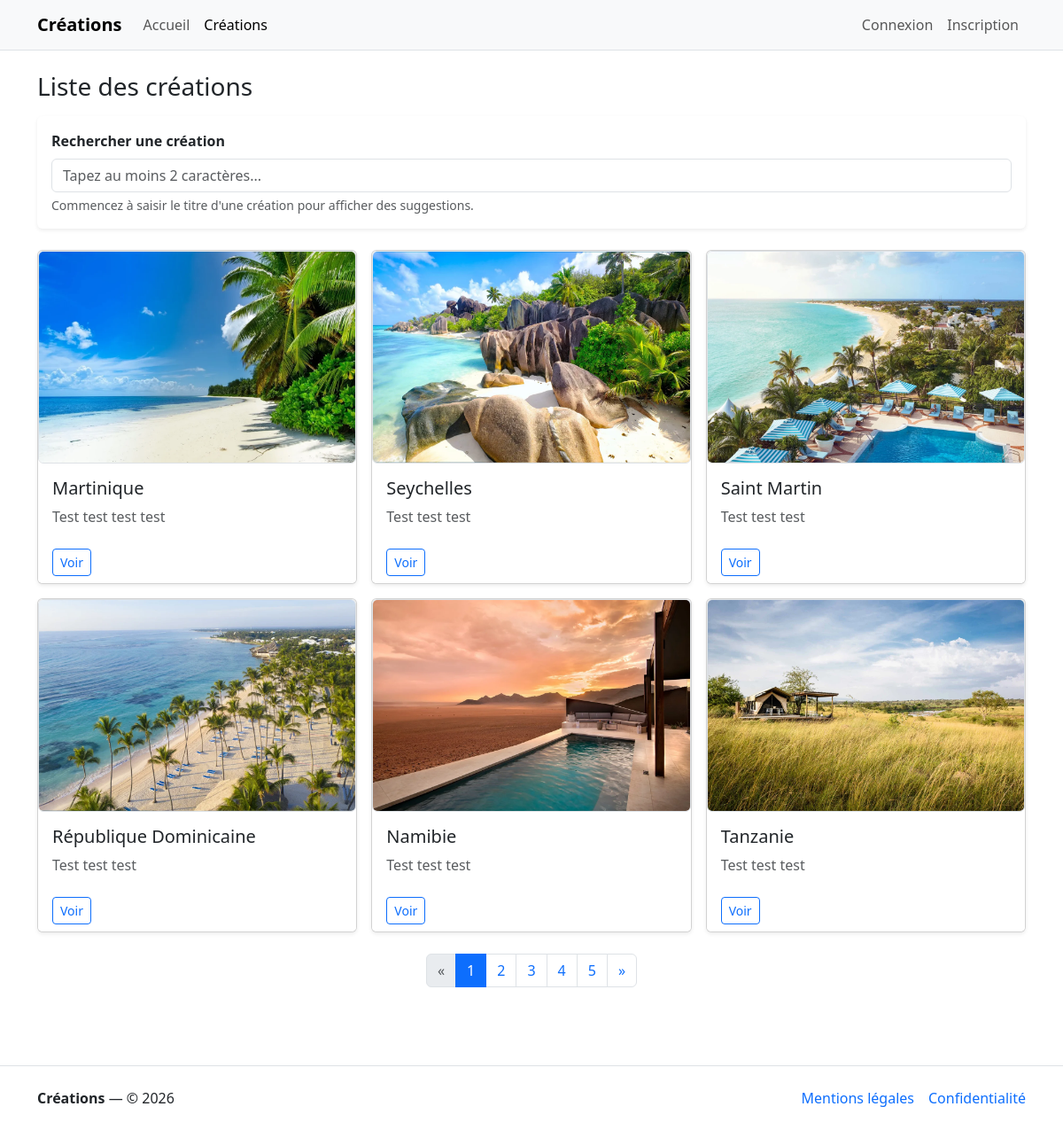
The page /creations on the database its author committed.
### tables this page shows
CREATE TABLE IF NOT EXISTS `creation` (
  `id_creation` int NOT NULL AUTO_INCREMENT,
  `title` varchar(100) NOT NULL,
  `description` text NOT NULL,
  `created_at` datetime NOT NULL,
  `picture` varchar(255) DEFAULT NULL,
  PRIMARY KEY (`id_creation`)
);

### src/Controllers/Controller.php (called while the page is built, shortened)
<?php
abstract class Controller
{
    protected ?AuthService $auth = null;
    private function auth(): AuthService
    {
        if ($this->auth === null) {
            $this->auth = new AuthService();
        }
        return $this->auth;
    }
    protected function render(string $view, array $params = [], string $layout = 'layout/base'): void
    {
        extract($params, EXTR_OVERWRITE);
        require VIEW_PATH . "/{$view}.php";
        $content = ob_get_clean();
        require VIEW_PATH . "/{$layout}.php";
    }
    protected function getUser(): ?array
    {
        return $this->auth()->user();
    }
}

### src/Controllers/CreationController.php (called while the page is built, shortened)
<?php
final class CreationController extends Controller
{
    private CreationModel $model;
    public function __construct()
    {
        $this->model = new CreationModel();
    }
    public function index(): void
    {
        $page = max(1, (int) ($_GET['page'] ?? 1));
        $limit = 6;
        $offset = ($page - 1) * $limit;
        $creations = $this->model->findPaginated($limit, $offset);
        $total = $this->model->countAll();
        $pages = (int) ceil($total / $limit);
        $this->render('creation/index', [
            'pageTitle' => 'Créations',
            'creations' => $creations,
            'page' => $page,
            'pages' => $pages,
            'isAdmin' => $this->isGranted('ROLE_ADMIN'),
        ]);
    }
}

### public/index.php (called while the page is built, shortened)
<?php
$router = new Router(require dirname(__DIR__) . '/config/routes.php');
$router->dispatch($_SERVER['REQUEST_METHOD'], $_SERVER['REQUEST_URI']);

### src/Core/DB.php (called while the page is built, shortened)
<?php
final class DB
{
    protected static ?PDO $connection = null;
    public static function pdo(): PDO
    {
        if (self::$connection instanceof PDO) {
            return self::$connection;
        }
        try {
            self::$connection = new PDO(
                DB_DSN,
                DB_USER,
                DB_PASS,
                [
                    PDO::ATTR_ERRMODE => PDO::ERRMODE_EXCEPTION,
                    PDO::ATTR_DEFAULT_FETCH_MODE => PDO::FETCH_ASSOC,
                    PDO::ATTR_EMULATE_PREPARES => false,
                ]
            );
            return self::$connection;
        } catch (PDOException $e) {
            http_response_code(500);
            $errorMessage = (defined('APP_DEBUG') && APP_DEBUG)
                ? $e->getMessage()
                : 'Erreur serveur. Merci de réessayer plus tard.';
            require VIEW_PATH . '/errors/500.php';
            exit;
        }
    }
}

### src/Models/Model.php (called while the page is built, shortened)
<?php
abstract class Model
{
    public function __construct()
    {
        $this->pdo = DB::pdo();
    }
}

### src/Models/CreationModel.php (called while the page is built, shortened)
<?php
final class CreationModel extends Model
{
    public function findPaginated(int $limit, int $offset): array
    {
        $stmt = $this->pdo->prepare(
            'SELECT * FROM creation
            ORDER BY created_at DESC
            LIMIT :limit OFFSET :offset'
        );
        $stmt->bindValue('limit', $limit, PDO::PARAM_INT);
        $stmt->bindValue('offset', $offset, PDO::PARAM_INT);
        $stmt->execute();
        $rows = $stmt->fetchAll();
        return array_map(
            fn(array $row) => Creation::createAndHydrate($row),
            $rows
        );
    }
    public function countAll(): int
    {
        $stmt = $this->pdo->query("SELECT COUNT(*) FROM creation");
        return (int) $stmt->fetchColumn();
    }
}

### src/Entities/Entity.php (called while the page is built, shortened)
<?php
abstract class Entity
{
    public static function createAndHydrate(array $data): static
    {
        $entity = new static();
        $entity->hydrate($data);
        return $entity;
    }
    protected function hydrate(array $data): void
    {
        foreach ($data as $key => $value) {
            $method = 'set' . str_replace(' ', '', ucwords(str_replace('_', ' ', $key)));
        }
    }
}

### src/Entities/Creation.php (called while the page is built, shortened)
<?php
final class Creation extends Entity
{
    private ?int $idCreation = null;
    private ?string $title = null;
    private ?string $description = null;
    private ?string $picture = null;
    public function getIdCreation(): ?int
    {
        return $this->idCreation;
    }
    public function getTitle(): ?string
    {
        return $this->title;
    }
    public function getDescription(): ?string
    {
        return $this->description;
    }
    public function getPicture(): ?string
    {
        return $this->picture;
    }
    public function setIdCreation(int $id): void
    {
        $this->idCreation = $id;
    }
    public function setTitle(string $title): void
    {
        $this->title = trim($title);
    }
    public function setDescription(string $description): void
    {
        $this->description = trim($description);
    }
    public function setPicture(?string $picture): void
    {
        $this->picture = $picture !== null && $picture !== ''
            ? trim($picture)
            : null;
    }
    public function setCreatedAt(DateTimeImmutable|string $d): void
    {
        if (is_string($d)) {
            $d = new DateTimeImmutable($d);
        }
    }
}

### src/Service/AuthService.php (called while the page is built, shortened)
<?php
final class AuthService
{
    public function user(): ?array
    {
        $user = $_SESSION['user'] ?? null;
        return is_array($user) ? $user : null;
    }
}

### Views/creation/index.php (the view, shortened to what this page needs)
<div class="d-flex align-items-center justify-content-between mb-3">
    <h1 class="h3 mb-0">Liste des créations</h1>
</div>
<div class="card shadow-sm border-0 mb-4">
    <div class="card-body">
        <label for="creation-search-input" class="form-label fw-semibold">
            Rechercher une création
        </label>
        <div class="position-relative">
            <input
                type="search"
                id="creation-search-input"
                class="form-control"
                name="q"
                placeholder="Tapez au moins 2 caractères..."
                autocomplete="off"
                aria-autocomplete="list"
                aria-controls="creation-search-results"
                aria-expanded="false">
        </div>
        <div class="form-text">
            Commencez à saisir le titre d'une création pour afficher des suggestions.
        </div>
    </div>
</div>
<?php if (empty($creations)): ?>
    <div class="alert alert-info">Aucune création pour le moment.</div>
<?php else: ?>
    <div class="row g-3">
        <?php foreach ($creations as $c): ?>
            <div class="col-12 col-md-6 col-lg-4">
                <div class="card h-100 shadow-sm">
                    <?php if (!empty($c->getPicture())): ?>
                        <img class="img-fluid rounded border"
                            style="max-height: 240px;"
                            src="<?= htmlspecialchars(CREATIONS_PUBLIC_PREFIX . '/' . $c->getPicture()) ?>"
                            alt="">
                    <?php endif; ?>
                    <div class="card-body">
                        <h2 class="h5"><?= htmlspecialchars($c->getTitle()) ?></h2>
                        <p class="text-muted mb-0">
                            <?= nl2br(htmlspecialchars(mb_strimwidth($c->getDescription(), 0, 120, '…'))) ?>
                        </p>
                    </div>
                    <div class="card-footer bg-white border-0 d-flex gap-2">
                        <a class="btn btn-outline-primary btn-sm" href="/creations/<?= $c->getIdCreation() ?>">
                            Voir
                        </a>
                    </div>
                </div>
            </div>
        <?php endforeach; ?>
    </div>
    <?php if ($pages > 1): ?>
        <?php
        $window = 5;
        $half = intdiv($window, 2);
        $start = max(1, $page - $half);
        $end = min($pages, $page + $half);
        $currentCount = $end - $start + 1;
        if ($currentCount < $window) {
            $missing = $window - $currentCount;
            $start = max(1, $start - $missing);
            $currentCount = $end - $start + 1;
            if ($currentCount < $window) {
                $end = min($pages, $end + ($window - $currentCount));
            }
        }
        ?>
        <nav aria-label="Pagination des créations">
            <ul class="pagination justify-content-center mt-4">
                <li class="page-item <?= $page <= 1 ? 'disabled' : '' ?>">
                    <a class="page-link"
                        href="<?= $page > 1 ? '/creations?page=' . ($page - 1) : '#' ?>"
                        aria-label="Previous">
                        <span aria-hidden="true">&laquo;</span>
                    </a>
                </li>
                <li class="page-item <?= $page === 1 ? 'active' : '' ?>">
                    <a class="page-link" href="/creations?page=1">1</a>
                </li>
                <?php for ($i = $start; $i <= $end; $i++): ?>
                    <?php if ($i === 1 || $i === $pages) continue; ?>
                    <li class="page-item <?= $i === $page ? 'active' : '' ?>">
                        <a class="page-link" href="/creations?page=<?= $i ?>"><?= $i ?></a>
                    </li>
                <?php endfor; ?>
                <?php if ($pages > 1): ?>
                    <li class="page-item <?= $page === $pages ? 'active' : '' ?>">
                        <a class="page-link" href="/creations?page=<?= $pages ?>"><?= $pages ?></a>
                    </li>
                <?php endif; ?>
                <li class="page-item <?= $page >= $pages ? 'disabled' : '' ?>">
                    <a class="page-link"
                        href="<?= $page < $pages ? '/creations?page=' . ($page + 1) : '#' ?>"
                        aria-label="Next">
                        <span aria-hidden="true">&raquo;</span>
                    </a>
                </li>
            </ul>
        </nav>
    <?php endif; ?>
<?php endif; ?>

### src/Core/Router.php (shortened to what this page needs)
<?php
final class Router
{
    private array $routes;
    public function __construct(array $routes)
    {
        $this->routes = $routes;
    }
    public function dispatch(string $method, string $uri): void
    {
        $path = parse_url($uri, PHP_URL_PATH) ?? '/';
        $path = rtrim($path, '/') ?: '/';
        foreach ($this->routes as $route) {
            [$routeMethod, $routePattern, $handler] = $route;
            $routeMethod = strtoupper($routeMethod);
            $routePattern = rtrim($routePattern, '/') ?: '/';
            [$regex, $paramOrder] = $this->compilePattern($routePattern);
            if (!preg_match($regex, $path, $matches)) {
                continue;
            }
            $args = $this->buildArgs($matches, $paramOrder);
            [$class, $action] = $handler;
            $controller = new $class();
            $controller->$action(...$args);
            return;
        }
    }
    private function compilePattern(string $pattern): array
    {
        $paramOrder = [];
        $regex = preg_replace_callback(
            '#\{(\w+)\}#',
            function (array $m) use (&$paramOrder): string {
                $name = $m[1];
                $paramOrder[] = $name;
                return '(?P<' . $name . '>[^/]+)';
            },
            $pattern
        );
        return ['#^' . $regex . '$#', $paramOrder];
    }
    private function buildArgs(array $matches, array $paramOrder): ?array
    {
        $args = [];
        return $args;
    }
    public static function isActiveRoute(string $path): bool
    {
        $current = parse_url($_SERVER['REQUEST_URI'] ?? '/', PHP_URL_PATH) ?? '/';
        $current = rtrim($current, '/') ?: '/';
        $path = rtrim($path, '/') ?: '/';
        return $current === $path;
    }
}

### Views/layout/base.php (shortened to what this page needs)
<?php
$currentPath = parse_url($_SERVER['REQUEST_URI'] ?? '/', PHP_URL_PATH) ?? '/';
$currentPath = rtrim($currentPath, '/') ?: '/';
$isHome = ($currentPath === '/');
$bodyClass = $isHome ? 'is-home' : 'is-page';
?>
<!doctype html>
<html lang="fr">
<head>
  <link href="/assets/vendor/bootstrap/css/bootstrap.min.css" rel="stylesheet">
  <link href="/assets/vendor/bootstrap-icons/bootstrap-icons.css" rel="stylesheet">
</head>
<body class="<?= htmlspecialchars($bodyClass) ?>">
  <?php require VIEW_PATH . '/partials/_nav.php'; ?>
  <main class="container py-4">
    <?= $content ?>
  </main>
  <?php require VIEW_PATH . '/partials/_footer.php'; ?>
</body>
</html>

### Views/partials/_nav.php (shortened to what this page needs)
<nav class="navbar navbar-expand-lg navbar-light bg-light border-bottom">
    <div class="container">
        <a class="navbar-brand fw-bold" href="/">Créations</a>
        <div class="collapse navbar-collapse" id="mainNav">
            <ul class="navbar-nav me-auto mb-2 mb-lg-0">
                <li class="nav-item">
                    <a class="nav-link <?= Router::isActiveRoute('/') ? 'active' : '' ?>" href="/">Accueil</a>
                </li>
                <li class="nav-item">
                    <a class="nav-link <?= Router::isActiveRoute('/creations') ? 'active' : '' ?>" href="/creations">
                        Créations
                    </a>
                </li>
            </ul>
            <ul class="navbar-nav ms-auto">
                <?php if ($this->getUser()): ?>
                    <li class="nav-item d-flex align-items-center me-3">
                        <span class="navbar-text">
                            Bonjour <?= htmlspecialchars($this->getUser()['firstname']) ?>
                        </span>
                    </li>
                    <li class="nav-item d-flex align-items-center">
                        <form method="post" action="/logout">
                            <input type="hidden" name="_token" value="<?= \App\Core\Csrf::token('logout') ?>">
                            <button class="btn btn-sm btn-outline-danger">
                                Déconnexion
                            </button>
                        </form>
                    </li>
                <?php else: ?>
                    <li class="nav-item">
                        <a class="nav-link <?= Router::isActiveRoute('/login') ? 'active' : '' ?>" href="/login">
                            Connexion
                        </a>
                    </li>
                    <li class="nav-item">
                        <a class="nav-link <?= Router::isActiveRoute('/register') ? 'active' : '' ?>" href="/register">
                            Inscription
                        </a>
                    </li>
                <?php endif; ?>
            </ul>
        </div>
    </div>
</nav>

### Views/partials/_footer.php
<footer class="border-top py-4 mt-5">
    <div class="container d-flex flex-column flex-md-row justify-content-between gap-2">
        <div>
            <strong>Créations</strong> — © <?= date('Y') ?>
        </div>
        <div class="d-flex gap-3">
            <a href="#" class="text-decoration-none">Mentions légales</a>
            <a href="#" class="text-decoration-none">Confidentialité</a>
        </div>
    </div>
</footer>

### rows shown on the page
creation: picture (picture), title "Martinique", description "Test test test test"
creation: picture (picture), title "Seychelles", description "Test test test"
creation: picture (picture), title "Saint Martin", description "Test test test"
creation: picture (picture), title "République Dominicaine", description "Test test test"
creation: picture (picture), title "Namibie", description "Test test test"
creation: picture (picture), title "Tanzanie", description "Test test test"

### other values the page prints
$pages "5"
